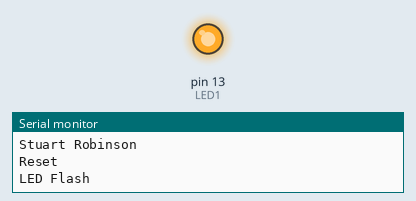
Recording of a sketch running on a simulated Arduino Uno, built with avr-gcc and run on an emulated ATmega328P. Shown: output pins drawn as LEDs (lit = HIGH), the last lines printed to the serial monitor.

Above: at 0.02 s.
At 6.4 s:
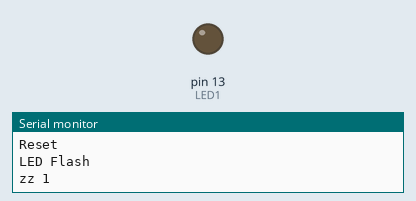
Timing chart, 0 to 13.7 s (numbered marks = the images above):
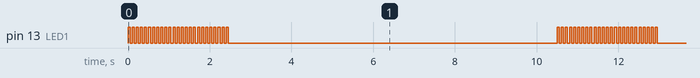

Measured:
- by itself, pin 13 (LED1): repeats every 10.5 s: HIGH 0.05 s, LOW 8.1 s, 24 × (HIGH 0.05 s, LOW 0.05 s)
- by itself, everything shown: repeats every 10.5 s, in 50 steps

The sketch:

Sleep_Test.ino
```cpp
#define programname "Sleep_Test"
#define programversion "V1.0"
#define dateproduced "09/08/2018"
#define aurthorname "Stuart Robinson"
#include <Arduino.h>


/*
*****************************************************************************************************************************
LoRaTracker Test Programs

Copyright of the author Stuart Robinson - 09/08/2018

http://www.LoRaTracker.uk

These programs may be used free of charge for personal, recreational and educational purposes only.

This program, or parts of it, may not be used for or in connection with any commercial purpose without the explicit permission
of the author Stuart Robinson.

The programs are supplied as is, it is up to individual to decide if the programs are suitable for the intended purpose and
free from errors.
*****************************************************************************************************************************
*/

/*
********************************************************************************************************************************
Program operation

The program flashes a LED connected to the pin defined by LED1, then puts the processor to sleep for 8 seconds after which
there should be a watchdog wakeup. The 'Reset' message on the console should only be seen after reset or power up. When the processor wakes up after sleep it
should resume running the program at the point it went sleep, this is noted on the Serial Monitor by the 'Wake up' message.

The program is useful for checking the sleep current. Due to varaitions in the accuracy of the watchdog timer on the Atmel
processor, the sleep time might not always be 8 seconds.


********************************************************************************************************************************
*/

#define LED1 13                            //Arduino pin number for LED, when high LED should be on.


#include <LowPower.h>                      //https://github.com/rocketscream/Low-Power


#define Serial_Monitor_Baud 115200         //this is baud rate used for the Arduino IDE Serial Monitor


void loop()
{
  Serial.println(F("LED Flash"));
  led_Flash(25,50);
  sleep8secs(1);                           //sleep for 1 count of 8 seconds
  Serial.println(F("Wake up"));
}


void led_Flash(unsigned int flashes, unsigned int delaymS)
{
  //flash LED to show board is alive
  unsigned int index;

  for (index = 1; index <= flashes; index++)
  {
    digitalWrite(LED1, HIGH);
    delay(delaymS);
    digitalWrite(LED1, LOW);
    delay(delaymS);
  }
}


void sleep8secs(unsigned int LNumberSleeps)
{
  //note sleep time may not be an accurate 8 seconds due to device tolerances
  unsigned int i;

  Serial.print(F("zz "));
  Serial.println(LNumberSleeps);
  Serial.flush();                                      //let print complete

  for (i = 1; i <= LNumberSleeps; i++)
  {
    LowPower.powerDown(SLEEP_8S, ADC_OFF, BOD_OFF);    //sleep 1 second
  }
}


void setup()
{
  Serial.begin(Serial_Monitor_Baud);          //setup Serial console ouput
  Serial.println(F(programname));
  Serial.println(F(programversion));
  Serial.println(F(dateproduced));
  Serial.println(F(aurthorname));
  Serial.println();
  pinMode(LED1, OUTPUT);                     //for PCB LED
  Serial.println(F("Reset"));
 }
```
